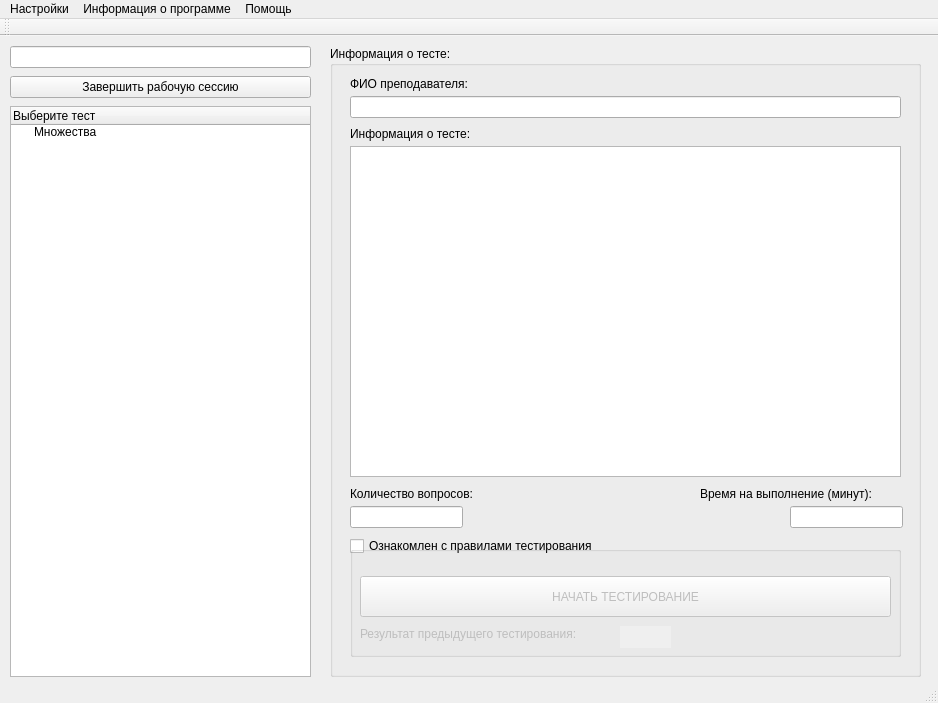
<?xml version="1.0" encoding="UTF-8"?>
<ui version="4.0">
 <class>StudentWindow</class>
 <widget class="QMainWindow" name="StudentWindow">
  <property name="geometry">
   <rect>
    <x>0</x>
    <y>0</y>
    <width>938</width>
    <height>703</height>
   </rect>
  </property>
  <property name="windowTitle">
   <string>Окно управления для студента</string>
  </property>
  <widget class="QWidget" name="centralwidget">
   <widget class="QPushButton" name="finishSession_pushButton">
    <property name="geometry">
     <rect>
      <x>10</x>
      <y>40</y>
      <width>301</width>
      <height>22</height>
     </rect>
    </property>
    <property name="text">
     <string>Завершить рабочую сессию</string>
    </property>
   </widget>
   <widget class="QTreeWidget" name="treeWidget">
    <property name="geometry">
     <rect>
      <x>10</x>
      <y>70</y>
      <width>301</width>
      <height>571</height>
     </rect>
    </property>
    <column>
     <property name="text">
      <string>Выберите тест</string>
     </property>
    </column>
    <item>
     <property name="text">
      <string>Множества</string>
     </property>
    </item>
   </widget>
   <widget class="QGroupBox" name="groupBox">
    <property name="geometry">
     <rect>
      <x>330</x>
      <y>10</y>
      <width>591</width>
      <height>631</height>
     </rect>
    </property>
    <property name="title">
     <string>Информация о тесте:</string>
    </property>
    <widget class="QLabel" name="label">
     <property name="geometry">
      <rect>
       <x>20</x>
       <y>30</y>
       <width>141</width>
       <height>16</height>
      </rect>
     </property>
     <property name="text">
      <string>ФИО преподавателя:</string>
     </property>
    </widget>
    <widget class="QLineEdit" name="lecturer_lineEdit">
     <property name="geometry">
      <rect>
       <x>20</x>
       <y>50</y>
       <width>551</width>
       <height>22</height>
      </rect>
     </property>
     <property name="text">
      <string/>
     </property>
    </widget>
    <widget class="QLabel" name="label_2">
     <property name="geometry">
      <rect>
       <x>20</x>
       <y>80</y>
       <width>191</width>
       <height>16</height>
      </rect>
     </property>
     <property name="text">
      <string>Информация о тесте:</string>
     </property>
    </widget>
    <widget class="QTextEdit" name="testInformation_textEdit">
     <property name="geometry">
      <rect>
       <x>20</x>
       <y>100</y>
       <width>551</width>
       <height>331</height>
      </rect>
     </property>
     <property name="readOnly">
      <bool>true</bool>
     </property>
     <property name="html">
      <string>&lt;!DOCTYPE HTML PUBLIC &quot;-//W3C//DTD HTML 4.0//EN&quot; &quot;http://www.w3.org/TR/REC-html40/strict.dtd&quot;&gt;
&lt;html&gt;&lt;head&gt;&lt;meta name=&quot;qrichtext&quot; content=&quot;1&quot; /&gt;&lt;style type=&quot;text/css&quot;&gt;
p, li { white-space: pre-wrap; }
&lt;/style&gt;&lt;/head&gt;&lt;body style=&quot; font-family:'Sans Serif'; font-size:9pt; font-weight:400; font-style:normal;&quot;&gt;
&lt;p style=&quot;-qt-paragraph-type:empty; margin-top:0px; margin-bottom:0px; margin-left:0px; margin-right:0px; -qt-block-indent:0; text-indent:0px;&quot;&gt;&lt;br /&gt;&lt;/p&gt;&lt;/body&gt;&lt;/html&gt;</string>
     </property>
    </widget>
    <widget class="QLabel" name="label_4">
     <property name="geometry">
      <rect>
       <x>20</x>
       <y>440</y>
       <width>151</width>
       <height>16</height>
      </rect>
     </property>
     <property name="text">
      <string>Количество вопросов:</string>
     </property>
    </widget>
    <widget class="QLabel" name="label_5">
     <property name="geometry">
      <rect>
       <x>370</x>
       <y>440</y>
       <width>201</width>
       <height>16</height>
      </rect>
     </property>
     <property name="text">
      <string>Время на выполнение (минут):</string>
     </property>
    </widget>
    <widget class="QCheckBox" name="checkBox">
     <property name="geometry">
      <rect>
       <x>20</x>
       <y>490</y>
       <width>281</width>
       <height>20</height>
      </rect>
     </property>
     <property name="text">
      <string>Ознакомлен с правилами тестирования</string>
     </property>
    </widget>
    <widget class="QGroupBox" name="groupBox_2">
     <property name="enabled">
      <bool>false</bool>
     </property>
     <property name="geometry">
      <rect>
       <x>20</x>
       <y>500</y>
       <width>551</width>
       <height>111</height>
      </rect>
     </property>
     <property name="title">
      <string/>
     </property>
     <widget class="QPushButton" name="pushButton">
      <property name="geometry">
       <rect>
        <x>10</x>
        <y>30</y>
        <width>531</width>
        <height>41</height>
       </rect>
      </property>
      <property name="text">
       <string>НАЧАТЬ ТЕСТИРОВАНИЕ</string>
      </property>
     </widget>
     <widget class="QLabel" name="label_6">
      <property name="geometry">
       <rect>
        <x>10</x>
        <y>80</y>
        <width>261</width>
        <height>16</height>
       </rect>
      </property>
      <property name="text">
       <string>Результат предыдущего тестирования:</string>
      </property>
     </widget>
     <widget class="QLineEdit" name="testResult_lineEdit">
      <property name="geometry">
       <rect>
        <x>270</x>
        <y>80</y>
        <width>51</width>
        <height>22</height>
       </rect>
      </property>
      <property name="frame">
       <bool>false</bool>
      </property>
      <property name="readOnly">
       <bool>true</bool>
      </property>
     </widget>
    </widget>
    <widget class="QLineEdit" name="numberOfQuestions_lineEdit">
     <property name="geometry">
      <rect>
       <x>20</x>
       <y>460</y>
       <width>113</width>
       <height>22</height>
      </rect>
     </property>
    </widget>
    <widget class="QLineEdit" name="testTime_lineEdit">
     <property name="geometry">
      <rect>
       <x>460</x>
       <y>460</y>
       <width>113</width>
       <height>22</height>
      </rect>
     </property>
    </widget>
   </widget>
   <widget class="QLineEdit" name="userFIO_lineEdit">
    <property name="geometry">
     <rect>
      <x>10</x>
      <y>10</y>
      <width>301</width>
      <height>22</height>
     </rect>
    </property>
    <property name="frame">
     <bool>true</bool>
    </property>
    <property name="alignment">
     <set>Qt::AlignCenter</set>
    </property>
    <property name="readOnly">
     <bool>true</bool>
    </property>
   </widget>
  </widget>
  <widget class="QMenuBar" name="menubar">
   <property name="geometry">
    <rect>
     <x>0</x>
     <y>0</y>
     <width>938</width>
     <height>19</height>
    </rect>
   </property>
   <widget class="QMenu" name="menu">
    <property name="title">
     <string>Настройки</string>
    </property>
   </widget>
   <widget class="QMenu" name="menu_2">
    <property name="title">
     <string>Информация о программе</string>
    </property>
   </widget>
   <widget class="QMenu" name="menu_3">
    <property name="title">
     <string>Помощь</string>
    </property>
   </widget>
   <addaction name="menu"/>
   <addaction name="menu_2"/>
   <addaction name="menu_3"/>
  </widget>
  <widget class="QStatusBar" name="statusbar"/>
  <widget class="QToolBar" name="toolBar">
   <property name="windowTitle">
    <string>toolBar</string>
   </property>
   <attribute name="toolBarArea">
    <enum>TopToolBarArea</enum>
   </attribute>
   <attribute name="toolBarBreak">
    <bool>false</bool>
   </attribute>
  </widget>
 </widget>
 <resources/>
 <connections/>
</ui>
